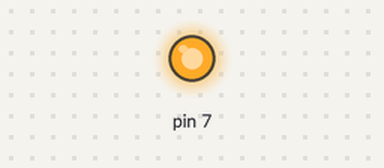
A sketch run on a simulated Arduino Uno, built with avr-gcc and run on an emulated ATmega328P. On the bench: output pins drawn as LEDs (lit = HIGH). At 2.0 s the program stops and its outputs stay as they are.

Above: at 0.1 s.
At 2.1 s:
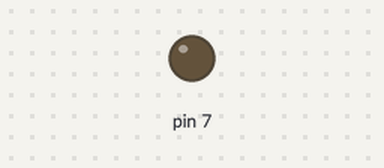
Timing chart, 0 to 3.5 s (numbered marks = the images above):
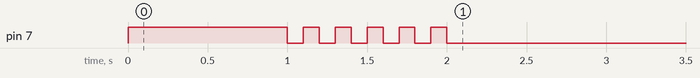

The sketch:

05_pratice_2.ino
```cpp
void setup() {
  // put your setup code here, to run once:
  pinMode(7, OUTPUT);
  digitalWrite(7, HIGH);
  delay(1000);
  for(int i = 0; i <= 4; i++){
    digitalWrite(7, LOW);
    delay(100);
    digitalWrite(7, HIGH);
    delay(100);
  }
}

void loop() {
  // put your main code here, to run repeatedly:
  while(1){
    digitalWrite(7, LOW);
  }
}
```

Measured:
- by itself, pin 7: alternates HIGH for 0.10 s and LOW for 0.10 s, 11 changes in all, then stays LOW
